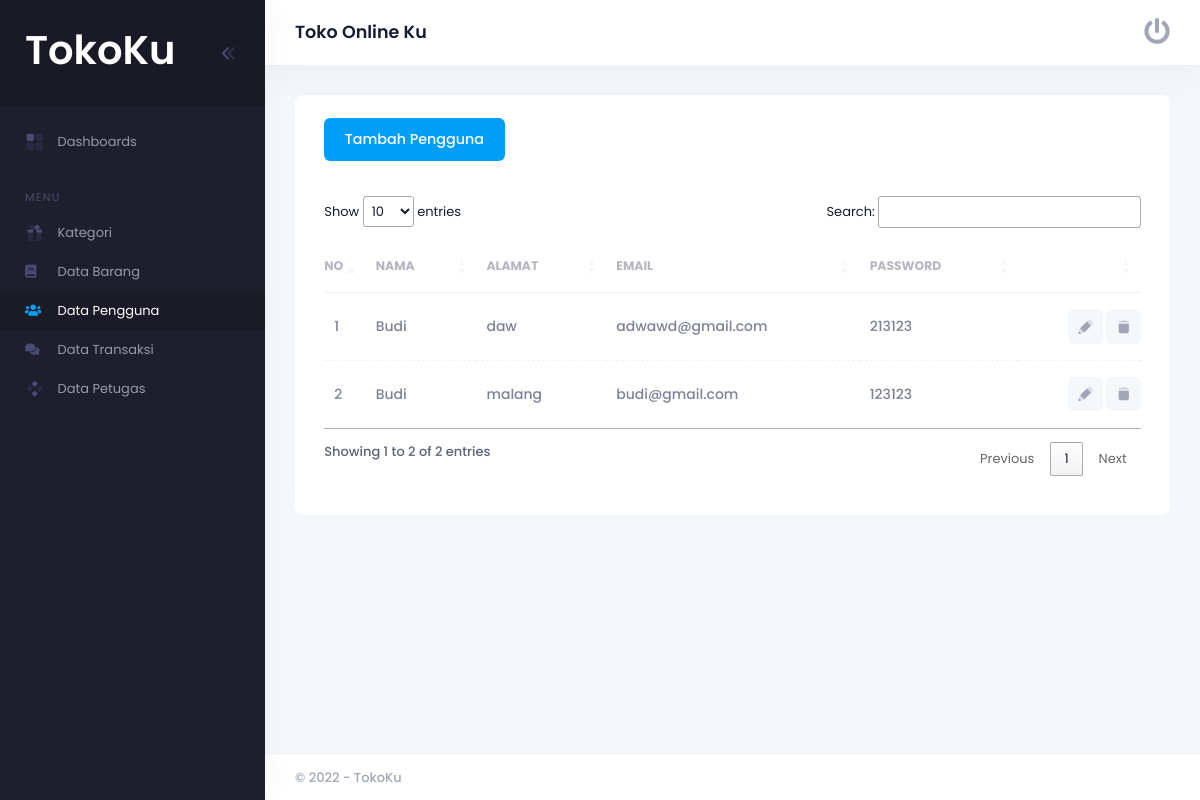
Screenshot of /layout/main.php?page=pengguna with the database file from the repository.
### tables this page shows
CREATE TABLE `pembeli` (
  `id_pembeli` int(11) NOT NULL,
  `nama` varchar(255) NOT NULL,
  `email` varchar(255) NOT NULL,
  `password` varchar(255) NOT NULL,
  `alamat` text NOT NULL
);

### pages/pengguna/pengguna.php (the view, shortened to what this page needs)
<!DOCTYPE html>
<html>
<head>
    <link href="https://cdn.datatables.net/1.12.1/css/jquery.dataTables.min.css" rel="stylesheet" type="text/css" />
</head>
<body>
    <div class="card card-flush">
        <div class="card-header align-items-center py-5 gap-2 gap-md-5">
            <div class="card-title">
                <a href="main.php?page=tambah_pengguna" class="btn btn-primary">Tambah Pengguna</a>
            </div>
        </div>
        <div class="card-body pt-0">
            <table class="table align-middle table-row-dashed fs-6 gy-5" id="example">
                <thead>
                    <tr class="text-start text-gray-400 fw-bolder fs-7 text-uppercase gs-0">
                        <th class="w-auto pe-2"> No </th>
                        <th class="w-auto">Nama</th>
                        <th class="w-auto">Alamat</th>
                        <th class="w-auto">Email</th>
                        <th class="w-auto">Password</th>
                        <th class="w-auto text-end"></th>
                    </tr>
                </thead>
                <tbody class="fw-bold text-gray-600">
                    <?php
                    include "../koneksi/koneksi.php";
                    $no = 0;
                    $query = "SELECT * FROM pembeli ORDER BY id_pembeli DESC";
                    $result = mysqli_query($koneksi, $query);
                    while ($row = mysqli_fetch_assoc($result)) {
                    ?>
                        <tr>
                            <td style="padding-left:10px"><?php echo $no = $no + 1; ?></td>
                            <td><?php echo $row['nama']; ?></td>
                            <td><?php echo $row['alamat']; ?></td>
                            <td><?php echo $row['email']; ?></td>
                            <td><?php echo $row['password']; ?></td>
                            <td class="text-end">
                                <a href="main.php?page=edit_pengguna&id=<?= $row['id_pembeli']; ?>" class="btn btn-icon btn-bg-light btn-active-color-primary btn-sm">
                                    <span class="svg-icon svg-icon-3 editbtn">
                                    </span>
                                </a>
                                <a href="../pages/pengguna/proses_hapus.php?id=<?php echo $row['id_pembeli']; ?>" class="btn btn-icon btn-bg-light btn-active-color-primary btn-sm">
                                    <span class="svg-icon svg-icon-3">
                                    </span>
                                </a>
                            </td>
                        </tr>
                    <?php } ?>
                </tbody>
            </table>
        </div>
    </div>
</body>
</html>

### rows the page displays
pembeli: nama "Budi", alamat "daw", email "adwawd@gmail.com", password "213123"
pembeli: no "2", nama "Budi", alamat "malang", email "budi@gmail.com", password "123123"
